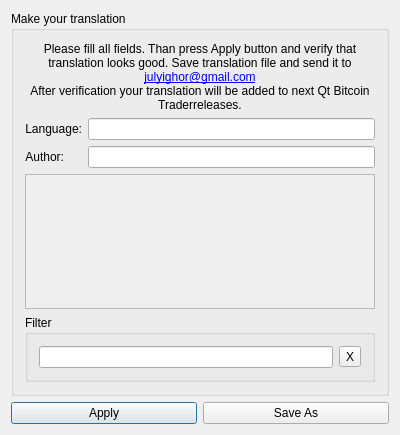
<?xml version="1.0" encoding="UTF-8"?>
<ui version="4.0">
 <class>TranslationDialog</class>
 <widget class="QDialog" name="TranslationDialog">
  <property name="geometry">
   <rect>
    <x>0</x>
    <y>0</y>
    <width>400</width>
    <height>435</height>
   </rect>
  </property>
  <property name="windowTitle">
   <string>Qt Bitcoin Trader</string>
  </property>
  <layout class="QGridLayout" name="gridLayout_2">
   <item row="0" column="0" colspan="2">
    <widget class="QGroupBox" name="makeYourTranslationButton">
     <property name="accessibleName">
      <string>MAKE_YOUR_TRANSLATION</string>
     </property>
     <property name="title">
      <string>Make your translation</string>
     </property>
     <layout class="QGridLayout" name="gridLayout">
      <item row="2" column="1" colspan="2">
       <widget class="QLineEdit" name="authorAbout"/>
      </item>
      <item row="1" column="1" colspan="2">
       <widget class="QLineEdit" name="languageName"/>
      </item>
      <item row="3" column="0" colspan="3">
       <widget class="QScrollArea" name="scrollArea">
        <property name="widgetResizable">
         <bool>true</bool>
        </property>
        <widget class="QWidget" name="scrollAreaWidgetContents">
         <property name="geometry">
          <rect>
           <x>0</x>
           <y>0</y>
           <width>360</width>
           <height>184</height>
          </rect>
         </property>
        </widget>
       </widget>
      </item>
      <item row="2" column="0">
       <widget class="QLabel" name="label_2">
        <property name="sizePolicy">
         <sizepolicy hsizetype="Maximum" vsizetype="Preferred">
          <horstretch>0</horstretch>
          <verstretch>0</verstretch>
         </sizepolicy>
        </property>
        <property name="accessibleName">
         <string>TR00116</string>
        </property>
        <property name="text">
         <string>Author:</string>
        </property>
        <property name="alignment">
         <set>Qt::AlignRight|Qt::AlignTrailing|Qt::AlignVCenter</set>
        </property>
       </widget>
      </item>
      <item row="1" column="0">
       <widget class="QLabel" name="label">
        <property name="sizePolicy">
         <sizepolicy hsizetype="Maximum" vsizetype="Preferred">
          <horstretch>0</horstretch>
          <verstretch>0</verstretch>
         </sizepolicy>
        </property>
        <property name="whatsThis">
         <string/>
        </property>
        <property name="accessibleName">
         <string>TR00047</string>
        </property>
        <property name="text">
         <string>Language:</string>
        </property>
        <property name="alignment">
         <set>Qt::AlignRight|Qt::AlignTrailing|Qt::AlignVCenter</set>
        </property>
       </widget>
      </item>
      <item row="0" column="0" colspan="3">
       <widget class="QLabel" name="labelHowTo">
        <property name="accessibleName">
         <string>HOW_TO_TRANSLATE</string>
        </property>
        <property name="text">
         <string>Please fill all fields. Than press Apply button and verify that translation looks good. Save translation file and send it to &lt;a href=&quot;mailto:julyighor@gmail.com&quot;&gt;julyighor@gmail.com&lt;/a&gt;&lt;br&gt;
After verification your translation will be added to next Qt Bitcoin Traderreleases.</string>
        </property>
        <property name="alignment">
         <set>Qt::AlignCenter</set>
        </property>
        <property name="wordWrap">
         <bool>true</bool>
        </property>
        <property name="openExternalLinks">
         <bool>true</bool>
        </property>
       </widget>
      </item>
      <item row="4" column="0" colspan="3">
       <widget class="QGroupBox" name="searchGroupBox">
        <property name="accessibleName">
         <string>LANG_FILTER</string>
        </property>
        <property name="title">
         <string>Filter</string>
        </property>
        <layout class="QGridLayout" name="gridLayout_3">
         <item row="0" column="0">
          <widget class="QLineEdit" name="searchLineEdit"/>
         </item>
         <item row="0" column="1">
          <widget class="QToolButton" name="buttonClearSearch">
           <property name="text">
            <string>X</string>
           </property>
          </widget>
         </item>
        </layout>
       </widget>
      </item>
     </layout>
    </widget>
   </item>
   <item row="1" column="0">
    <widget class="QPushButton" name="buttonApply">
     <property name="accessibleName">
      <string>TR00039</string>
     </property>
     <property name="text">
      <string>Apply</string>
     </property>
    </widget>
   </item>
   <item row="1" column="1">
    <widget class="QPushButton" name="buttonSaveAs">
     <property name="whatsThis">
      <string/>
     </property>
     <property name="accessibleName">
      <string>SAVE_AS</string>
     </property>
     <property name="text">
      <string>Save As</string>
     </property>
    </widget>
   </item>
  </layout>
 </widget>
 <layoutdefault spacing="6" margin="11"/>
 <resources/>
 <connections>
  <connection>
   <sender>buttonApply</sender>
   <signal>clicked()</signal>
   <receiver>TranslationDialog</receiver>
   <slot>applyButton()</slot>
   <hints>
    <hint type="sourcelabel">
     <x>143</x>
     <y>419</y>
    </hint>
    <hint type="destinationlabel">
     <x>152</x>
     <y>470</y>
    </hint>
   </hints>
  </connection>
  <connection>
   <sender>buttonSaveAs</sender>
   <signal>clicked()</signal>
   <receiver>TranslationDialog</receiver>
   <slot>saveAsButton()</slot>
   <hints>
    <hint type="sourcelabel">
     <x>300</x>
     <y>418</y>
    </hint>
    <hint type="destinationlabel">
     <x>329</x>
     <y>505</y>
    </hint>
   </hints>
  </connection>
  <connection>
   <sender>buttonClearSearch</sender>
   <signal>clicked()</signal>
   <receiver>searchLineEdit</receiver>
   <slot>clear()</slot>
   <hints>
    <hint type="sourcelabel">
     <x>362</x>
     <y>364</y>
    </hint>
    <hint type="destinationlabel">
     <x>329</x>
     <y>368</y>
    </hint>
   </hints>
  </connection>
  <connection>
   <sender>searchLineEdit</sender>
   <signal>textChanged(QString)</signal>
   <receiver>TranslationDialog</receiver>
   <slot>searchLang(QString)</slot>
   <hints>
    <hint type="sourcelabel">
     <x>258</x>
     <y>363</y>
    </hint>
    <hint type="destinationlabel">
     <x>518</x>
     <y>371</y>
    </hint>
   </hints>
  </connection>
 </connections>
 <slots>
  <slot>whatIsLocale()</slot>
  <slot>applyButton()</slot>
  <slot>saveAsButton()</slot>
  <slot>searchLang(QString)</slot>
 </slots>
</ui>
